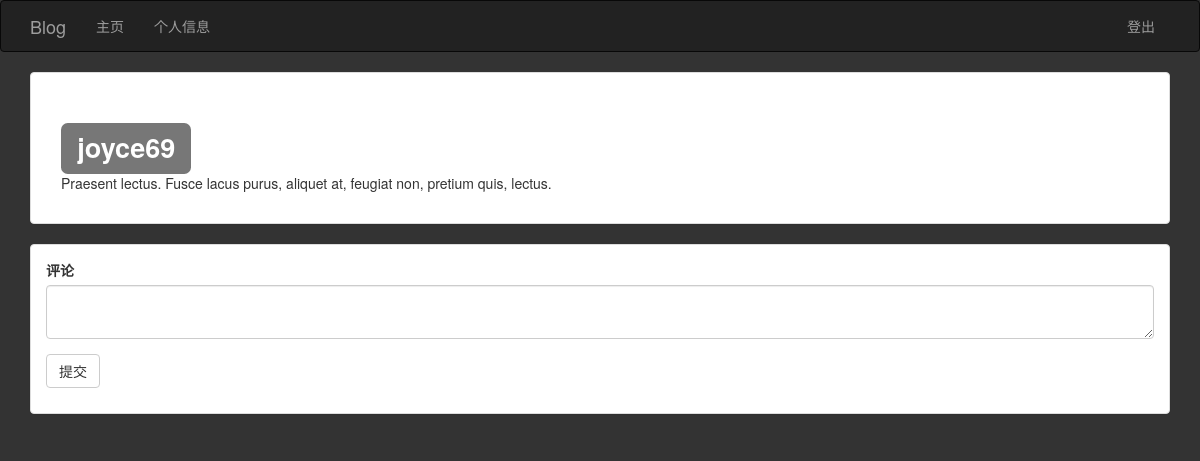
The page /post/30 (signed in) on the database its author committed.
### app/models.py (models this page shows, shortened)
class Post(db.Model):
	__tablename__ = 'posts'
	id = db.Column(db.Integer,primary_key=True)
	title = db.Column(db.String(64))
	subtitle = db.Column(db.String(64))
	body = db.Column(db.Text)
	body_html = db.Column(db.Text)
	body_browse = db.Column(db.Text)
	body_browse_html= db.Column(db.Text)
	timestamp = db.Column(db.DateTime,index=True,default=datetime.utcnow)
	author_id = db.Column(db.Integer,db.ForeignKey('users.id'))
	comments = db.relationship('Comment',backref='post',lazy='dynamic')

class User(UserMixin,db.Model):
	__tablename__ = 'users'
	email = db.Column(db.String(64),unique=True,index=True)
	id = db.Column(db.Integer,primary_key=True)
	username = db.Column(db.String(64),unique=True,index=True)
	role_id = db.Column(db.Integer,db.ForeignKey('roles.id'))
	password_hash = db.Column(db.String(128))
	name = db.Column(db.String(64))
	about_me = db.Column(db.Text())
	memeber_since = db.Column(db.DateTime(),default=datetime.utcnow)
	last_seen = db.Column(db.DateTime(),default=datetime.utcnow)
	posts = db.relationship('Post',backref='author',lazy='dynamic')
	comments = db.relationship('Comment',backref='author',lazy='dynamic')
	def ping(self):
		self.last_seen = datetime.utcnow()
		db.session.add(self)
	def can(self,permissions):
		return self.role is not None and\
		(self.role.permissions&permissions) == permissions
	@property
	def password(self):
		raise AttributeError("password is not a readable attribute!")

### app/main/views.py (the view)
@main.route('/post/<int:id>',methods=['POST','GET'])
def post(id):
	post = Post.query.get_or_404(id)
	form = CommentForm()
	if form.validate_on_submit() and current_user.can(Permission.COMMENT):
		comment = Comment(body=form.body.data,post=post,author=current_user._get_current_object())
		db.session.add(comment)
		flash('评论成功')
		return redirect(url_for('.post',id=post.id))
	comments=Comment.query.filter_by(post=post)
	return render_template('post.html',posts=[post],form=form,
		comments=comments)

### app/main/forms.py
class CommentForm(FlaskForm):
	body = PageDownField('评论',validators=[Required()])
	submit = SubmitField('提交')

### app/auth/views.py (called while the page is built)
@auth.before_app_request
def before_request():
	if current_user.is_authenticated:
		current_user.ping()

### app/main/__init__.py (called while the page is built)
@main.app_context_processor
def inject_permissions():
	return dict(Permission=Permission)

### app/models.py (called while the page is built)
@login_manager.user_loader
def load_user(user_id):
	return User.query.get(int(user_id))

### app/templates/post.html
{% extends "base.html" %}
{% import "bootstrap/wtf.html"as wtf %}
{%block head%}
{{super()}}
<link rel="stylesheet" type="text/css" href="{{url_for('static',filename='css/base.css')}}">
{%endblock%}
{% block page_content %}
{%include '_posts.html' %}
{% endblock%}

### app/templates/_posts.html (shortened to what this page needs)
{%for post in posts %}
<div class="panel panel-default">
	<div class="panel-body">
			<div class="panel-body">
		<a href="{{url_for('main.user',username=post.author.username)}}"><h1 class="media-object"><span class="label label-default">{{post.author.username}}</span></h1></a>
		{%if post.body_html%}
			{{post.body_html | safe}}
			{%else%}
			{{post.body}}
		{%endif%}
	</div>
	</div>
</div>
<div class="panel panel-default">
	<div class="panel-body">
		<ul class="media-list">
			<li class="media">
				<div class="media-body">
					{% if current_user.can(Permission.COMMENT)%}
						{{wtf.quick_form(form)}}
					{%endif %}
				</div>
		</li>
	</ul>
</div>
</div>
{%endfor%}

### app/static/css/base.css (style rules this page uses)
body { background-color: #333; }
a { text-decoration:none; color: #000000; }

### rows shown on the page
Post: author.username "joyce69", body "Praesent lectus. Fusce lacus purus, aliquet at, feugiat non, pretium quis, lectus."
